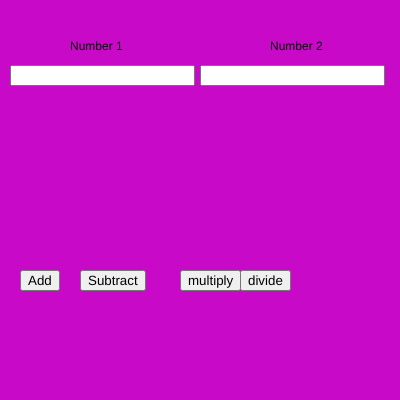
Frame 1 (no input)
Frame 60 (no input): identical to frame 1, image omitted
Frame 120 (the mouse pressed at the canvas centre since frame 60): identical to frame 1, image omitted

The p5.js sketch that drew this single still picture (run headless with seeded random() and noise() and a simulated clock; from frame 60 on, the mouse is pressed at the canvas centre):

// p5.js sketch
// ── sketch.js
var num1,num2;
var b1,b2,b3,b4;
var n1,n2;
function setup() {
  createCanvas(400, 400);
  num1 = createInput ();
  num1.position(10,65);
  
  num2 = createInput();
  num2.position(200,65);

b1 = createButton("Add");
b1.position(20,270);
b1.mousePressed(addition)

b2 = createButton("Subtract");
b2.position(80,270)
b2.mousePressed(subtraction);

b3 = createButton("multiply");
b3.position(180,270)
b3.mousePressed(multiplication);

b4 = createButton("divide");
b4.position(240,270)
b4.mousePressed(division);

}

function draw() {
  background(200,10,200)
  text("Number 1",70,50)
  text("Number 2",270,50)
  n1 = parseInt(num1.value());
 n2 = parseInt(num2.value());

}
function  addition ()
{
console.log(n1+n2);
}
function  subtraction ()
{
console.log(n1-n2);
}
function  multiplication ()
{
console.log(n1*n2);
}
function  division ()
{
console.log(n1/n2);
}
